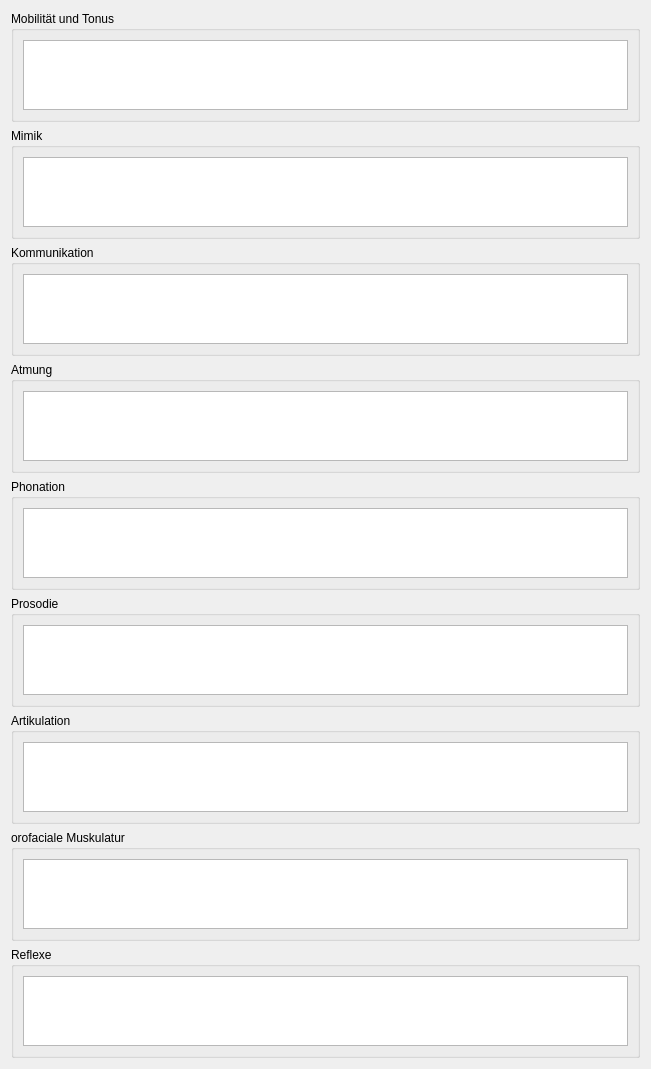
           <widget class="QWidget" name="scrollAreaWidgetContents_2">
            <property name="geometry">
             <rect>
              <x>0</x>
              <y>-595</y>
              <width>651</width>
              <height>932</height>
             </rect>
            </property>
            <layout class="QVBoxLayout" name="verticalLayout_27">
             <item>
              <layout class="QVBoxLayout" name="verticalLayout_28">
               <item>
                <widget class="QGroupBox" name="groupBox_19">
                 <property name="sizePolicy">
                  <sizepolicy hsizetype="Preferred" vsizetype="Preferred">
                   <horstretch>0</horstretch>
                   <verstretch>0</verstretch>
                  </sizepolicy>
                 </property>
                 <property name="title">
                  <string>Mobilität und Tonus</string>
                 </property>
                 <layout class="QVBoxLayout" name="verticalLayout_29">
                  <item>
                   <widget class="QListWidget" name="lwTherapieMobilitaetTonusDAPD">
                    <property name="itemAlignment">
                     <set>Qt::AlignRight</set>
                    </property>
                   </widget>
                  </item>
                 </layout>
                </widget>
               </item>
               <item>
                <widget class="QGroupBox" name="groupBox_35">
                 <property name="sizePolicy">
                  <sizepolicy hsizetype="Preferred" vsizetype="Preferred">
                   <horstretch>0</horstretch>
                   <verstretch>0</verstretch>
                  </sizepolicy>
                 </property>
                 <property name="title">
                  <string>Mimik</string>
                 </property>
                 <layout class="QVBoxLayout" name="verticalLayout_39">
                  <item>
                   <widget class="QListWidget" name="lwTherapieMimikDAPD">
                    <property name="itemAlignment">
                     <set>Qt::AlignRight</set>
                    </property>
                   </widget>
                  </item>
                 </layout>
                </widget>
               </item>
               <item>
                <widget class="QGroupBox" name="groupBox_28">
                 <property name="sizePolicy">
                  <sizepolicy hsizetype="Preferred" vsizetype="Preferred">
                   <horstretch>0</horstretch>
                   <verstretch>0</verstretch>
                  </sizepolicy>
                 </property>
                 <property name="title">
                  <string>Kommunikation</string>
                 </property>
                 <layout class="QVBoxLayout" name="verticalLayout_38">
                  <item>
                   <widget class="QListWidget" name="lwTherapieKommunikationDAPD">
                    <property name="itemAlignment">
                     <set>Qt::AlignRight</set>
                    </property>
                   </widget>
                  </item>
                 </layout>
                </widget>
               </item>
               <item>
                <widget class="QGroupBox" name="groupBox_23">
                 <property name="sizePolicy">
                  <sizepolicy hsizetype="Preferred" vsizetype="Preferred">
                   <horstretch>0</horstretch>
                   <verstretch>0</verstretch>
                  </sizepolicy>
                 </property>
                 <property name="title">
                  <string>Atmung</string>
                 </property>
                 <layout class="QVBoxLayout" name="verticalLayout_33">
                  <item>
                   <widget class="QListWidget" name="lwTherapieAtmungDAPD">
                    <property name="itemAlignment">
                     <set>Qt::AlignRight</set>
                    </property>
                   </widget>
                  </item>
                 </layout>
                </widget>
               </item>
               <item>
                <widget class="QGroupBox" name="groupBox_20">
                 <property name="sizePolicy">
                  <sizepolicy hsizetype="Preferred" vsizetype="Preferred">
                   <horstretch>0</horstretch>
                   <verstretch>0</verstretch>
                  </sizepolicy>
                 </property>
                 <property name="title">
                  <string>Phonation</string>
                 </property>
                 <layout class="QVBoxLayout" name="verticalLayout_30">
                  <item>
                   <widget class="QListWidget" name="lwTherapiePhonationDAPD"/>
                  </item>
                 </layout>
                </widget>
               </item>
               <item>
                <widget class="QGroupBox" name="groupBox_21">
                 <property name="sizePolicy">
                  <sizepolicy hsizetype="Preferred" vsizetype="Preferred">
                   <horstretch>0</horstretch>
                   <verstretch>0</verstretch>
                  </sizepolicy>
                 </property>
                 <property name="title">
                  <string>Prosodie</string>
                 </property>
                 <layout class="QVBoxLayout" name="verticalLayout_31">
                  <item>
                   <widget class="QListWidget" name="lwTherapieProsodieDAPD"/>
                  </item>
                 </layout>
                </widget>
               </item>
               <item>
                <widget class="QGroupBox" name="groupBox_22">
                 <property name="sizePolicy">
                  <sizepolicy hsizetype="Preferred" vsizetype="Preferred">
                   <horstretch>0</horstretch>
                   <verstretch>0</verstretch>
                  </sizepolicy>
                 </property>
                 <property name="title">
                  <string>Artikulation</string>
                 </property>
                 <layout class="QVBoxLayout" name="verticalLayout_32">
                  <item>
                   <widget class="QListWidget" name="lwTherapieArtikulationDAPD"/>
                  </item>
                 </layout>
                </widget>
               </item>
               <item>
                <widget class="QGroupBox" name="groupBox_36">
                 <property name="sizePolicy">
                  <sizepolicy hsizetype="Preferred" vsizetype="Preferred">
                   <horstretch>0</horstretch>
                   <verstretch>0</verstretch>
                  </sizepolicy>
                 </property>
                 <property name="title">
                  <string>orofaciale Muskulatur</string>
                 </property>
                 <layout class="QVBoxLayout" name="verticalLayout_40">
                  <item>
                   <widget class="QListWidget" name="lwTherapieOMDAPD"/>
                  </item>
                 </layout>
                </widget>
               </item>
               <item>
                <widget class="QGroupBox" name="groupBox_24">
                 <property name="sizePolicy">
                  <sizepolicy hsizetype="Preferred" vsizetype="Preferred">
                   <horstretch>0</horstretch>
                   <verstretch>0</verstretch>
                  </sizepolicy>
                 </property>
                 <property name="title">
                  <string>Reflexe</string>
                 </property>
                 <layout class="QVBoxLayout" name="verticalLayout_34">
                  <item>
                   <widget class="QListWidget" name="lwTherapieReflexeDAPD"/>
                  </item>
                 </layout>
                </widget>
               </item>
              </layout>
             </item>
            </layout>
           </widget>
